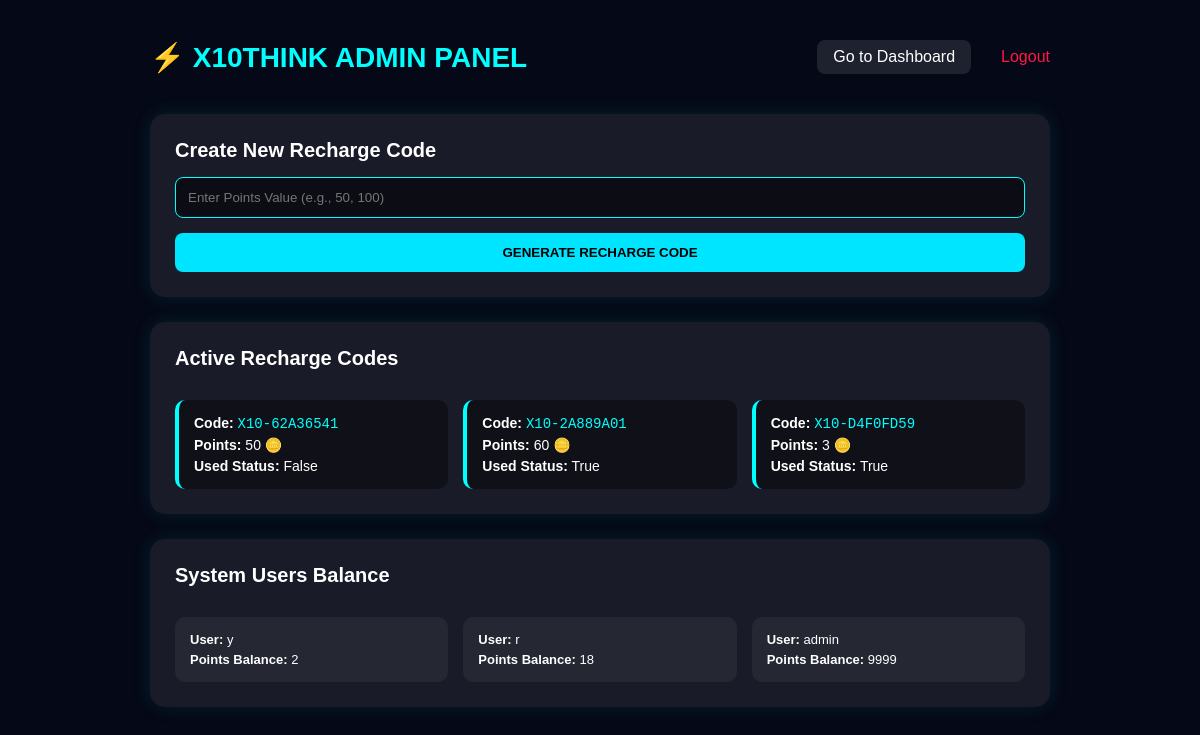
Screenshot of /admin (signed in) with the database file from the repository.
### app.py (models this page shows)
class RechargeCode(db.Model):
    id = db.Column(db.Integer, primary_key=True)
    code = db.Column(db.String(30), unique=True, nullable=False)
    point_value = db.Column(db.Integer, nullable=False)
    is_used = db.Column(db.Boolean, default=False)

class User(db.Model):
    id = db.Column(db.Integer, primary_key=True)
    username = db.Column(db.String(50), unique=True, nullable=False)
    password = db.Column(db.String(200), nullable=False)
    points = db.Column(db.Integer, default=20)
    is_admin = db.Column(db.Boolean, default=False)
    images = db.relationship('GeneratedImage', backref='owner', lazy=True)

### app.py (the view, shortened to what this page needs)
@app.route('/admin', methods=['GET', 'POST'])
def admin():
    if 'user_id' not in session or not session.get('is_admin'):
        return "Access Denied: You do not have Admin privileges.", 403
    codes = RechargeCode.query.all()
    users = User.query.all()
    return render_template('admin.html', codes=codes, users=users)

### templates/admin.html (shortened to what this page needs)
<!DOCTYPE html>
<html lang="en">
<head>
    <link rel="stylesheet" href="{{ url_for('static', filename='style.css') }}">
</head>
<body class="dashboard-body" style="overflow-y: auto; display: block; height: auto; padding: 40px 20px;">
<div class="dashboard-container" style="max-width: 900px; margin: 0 auto;">
    <div class="top-bar" style="display: flex; justify-content: space-between; align-items: center; margin-bottom: 40px;">
        <h1 style="font-size: 28px; color: #00ffff; margin: 0;">⚡ X10THINK ADMIN PANEL</h1>
        <div class="user-info">
            <a href="/dashboard" style="display: inline-block; background: rgba(255,255,255,0.1); padding: 8px 16px; border-radius: 8px; color: white; margin: 0 10px 0 0;">Go to Dashboard</a>
            <a href="/logout" style="display: inline-block; color: #ff1744; margin: 0;">Logout</a>
        </div>
    </div>
    <div class="admin-box">
        <h2 style="color: white; margin-bottom: 15px; font-size: 20px;">Create New Recharge Code</h2>
        <form method="POST">
            <input
                type="number"
                name="points"
                class="admin-input"
                placeholder="Enter Points Value (e.g., 50, 100)"
                required
            >
            <button type="submit" class="admin-btn">
                GENERATE RECHARGE CODE
            </button>
        </form>
    </div>
    <div class="admin-box">
        <h2 style="color: white; margin-bottom: 20px; font-size: 20px;">Active Recharge Codes</h2>
        <div style="display: grid; grid-template-columns: repeat(auto-fill, minmax(240px, 1fr)); gap: 15px;">
            {% for code in codes %}
            <div class="prompt-box" style="background: rgba(0,0,0,0.4); padding: 15px; border-radius: 10px; border-left: 4px solid #00ffff;">
                <p style="margin-bottom: 5px; font-size: 14px;"><b>Code:</b> <span style="color:#00ffff; font-family: monospace;">{{ code.code }}</span></p>
                <p style="margin-bottom: 5px; font-size: 14px;"><b>Points:</b> {{ code.point_value }} 🪙</p>
                <p style="margin-bottom: 0; font-size: 14px;"><b>Used Status:</b> {{ code.is_used }}</p>
            </div>
            {% else %}
            <p style="color: #aaa; grid-column: 1/-1;">No codes generated yet. Use the form above to create one!</p>
            {% endfor %}
        </div>
    </div>
    <div class="admin-box">
        <h2 style="color: white; margin-bottom: 20px; font-size: 20px;">System Users Balance</h2>
        <div style="display: grid; grid-template-columns: repeat(auto-fill, minmax(240px, 1fr)); gap: 15px;">
            {% for user in users %}
            <div class="prompt-box" style="background: rgba(255,255,255,0.05); padding: 15px; border-radius: 10px;">
                <p style="margin-bottom: 5px;"><b>User:</b> {{ user.username }}</p>
                <p style="margin-bottom: 0;"><b>Points Balance:</b> {{ user.points }}</p>
            </div>
            {% endfor %}
        </div>
    </div>
</div>
</body>
</html>

### static/style.css (style rules this page uses)
* { margin:0; padding:0; box-sizing:border-box; font-family:Arial; }
body { background:#050816; min-height:100vh; display:flex; justify-content:center; align-items:center; overflow-x:hidden; }
h1 { color:#00ffff; margin-bottom:10px; font-size:40px; }
p { color:white; margin-bottom:30px; }
input { width:100%; padding:15px; margin-bottom:15px; border:none; border-radius:10px; background:rgba(255,255,255,0.1); color:white; outline: none; }
button { width:100%; padding:15px; border:none; border-radius:10px; background:#00ffff; color:black; font-weight:bold; cursor:pointer; transition:0.3s; }
a { display:block; margin-top:20px; color:#00ffff; text-decoration:none; }
.dashboard-body { background:#050816; min-height:100vh; width: 100%; display: block; padding:30px; }
.dashboard-container { width:100%; max-width: 1200px; margin: 0 auto; }
.top-bar { display:flex; justify-content:space-between; align-items:center; margin-bottom:30px; }
.user-info { display:flex; align-items:center; gap:20px; color:white; }
.prompt-box { margin-top:10px; padding:10px; border-radius:10px; background: rgba(255,255,255,0.05); color:white; font-size:13px; word-wrap:break-word; }

### templates/admin.html (style rules this page uses)
.admin-box { background: rgba(255, 255, 255, 0.08); padding: 25px; border-radius: 15px; margin-bottom: 25px; box-shadow: 0 0 20px rgba(0, 255, 255, 0.1); }
.admin-input { width: 100%; padding: 12px; margin-bottom: 15px; background: rgba(0, 0, 0, 0.5) !important; color: #fff !important; border: 1px solid #00ffff !important; border-radius: 8px; }
.admin-btn { background: #00e5ff; color: black; font-weight: bold; padding: 12px; border: none; border-radius: 8px; cursor: pointer; width: 100%; }

### rows the page displays
RechargeCode: code "X10-62A36541", point_value "50", is_used "False"
RechargeCode: code "X10-2A889A01", point_value "60", is_used "True"
RechargeCode: code "X10-D4F0FD59", point_value "3", is_used "True"
User: username "y", points "2"
User: username "r", points "18"
User: username "admin", points "9999"
